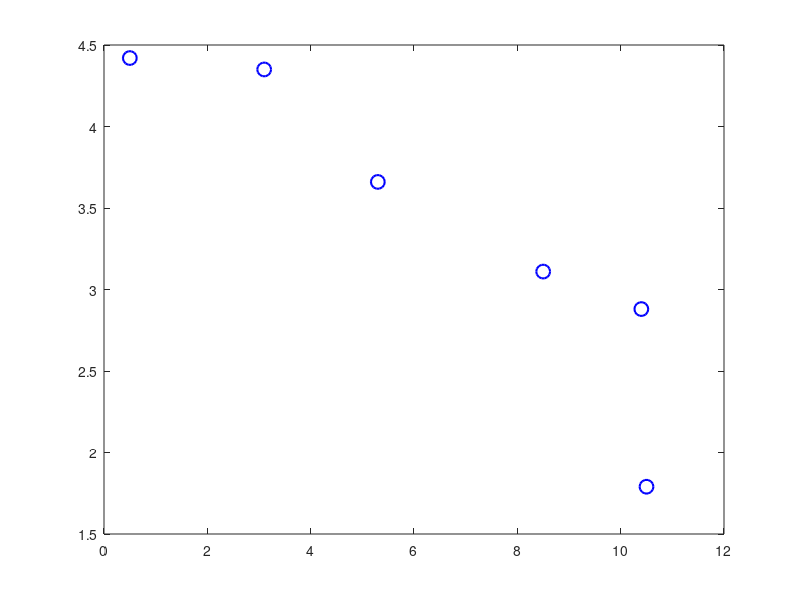

Source code (MATLAB): (Note: this script raises an error after producing the figure.)
% Аналіз залежності вмісту вуглецю від розміру фракцій
% Експеримент №1

% Розміри фракцій (середнє значення для кожного діапазону)
x = [10.5; 10.4; 8.5; 5.3; 3.1; 0.5];  % приблизні середні значення діапазонів

% Значення вмісту вуглецю для експерименту №1
C = [1.79; 2.88; 3.11; 3.66; 4.35; 4.42];

% Створюємо фігуру для графіка
figure('Position', [100 100 800 600]);

% Будуємо експериментальні точки
plot(x, C, 'bo', 'MarkerSize', 10, 'LineWidth', 1.5, 'DisplayName', 'Експериментальні дані')
hold on

% Створюємо точки для побудови графіків
x_fit = linspace(min(x), max(x), 100);

% Знаходимо коефіцієнти для різних типів апроксимації
p1 = polyfit(x, C, 1);  % лінійна
p2 = polyfit(x, C, 2);  % квадратична
p3 = polyfit(x, C, 3);  % кубічна
p4 = polyfit(x, C, 4);  % 4-го ступеню

% Додаткові типи апроксимації
fo_exp = fitoptions('exp1');
fo_exp.StartPoint = [3.0 -0.1];  % Початкові значення для a*exp(b*x)

fo_log = fitoptions('Method', 'NonlinearLeastSquares');
fo_log.StartPoint = [-0.5 4];  % Початкові значення для a*log(x)+b

fo_pow = fitoptions('power1');
fo_pow.StartPoint = [3.0 -0.1];  % Початкові значення для a*x^b

f_exp = fit(x, C, 'exp1', fo_exp);
f_log = fit(x, C, 'a*log(x)+b', fo_log);
f_pow = fit(x, C, 'power1', fo_pow);

% Будуємо криві апроксимації
plot(x_fit, polyval(p1, x_fit), 'k--', 'LineWidth', 1.5, 'DisplayName', 'Лінійна')
plot(x_fit, polyval(p2, x_fit), 'm-.', 'LineWidth', 1.5, 'DisplayName', 'Квадратична')
plot(x_fit, polyval(p3, x_fit), 'c-', 'LineWidth', 1.5, 'DisplayName', 'Кубічна')
plot(x_fit, polyval(p4, x_fit), 'y-', 'LineWidth', 1.5, 'DisplayName', '4-го ступеню')
plot(x_fit, f_exp(x_fit), '--', 'Color', [0.5 0 0.5], 'LineWidth', 1.5, 'DisplayName', 'Експоненціальна')
plot(x_fit, f_log(x_fit), '-.', 'Color', [0 0.5 0], 'LineWidth', 1.5, 'DisplayName', 'Логарифмічна')
plot(x_fit, f_pow(x_fit), ':', 'Color', [0.8 0.4 0], 'LineWidth', 1.5, 'DisplayName', 'Степенева')

% Налаштування графіка
title('Залежність вмісту вуглецю від розміру фракції (Експеримент №1)', 'FontSize', 14)
xlabel('Розмір фракції, мм', 'FontSize', 12)
ylabel('Вміст вуглецю, %', 'FontSize', 12)
grid on
legend('Location', 'best', 'FontSize', 10)
grid minor

% Виводимо рівняння
fprintf('\nРівняння залежності вмісту вуглецю (Експеримент №1):\n')
fprintf('1. Поліноміальні апроксимації:\n')
fprintf('Лінійне: C = %.4fx + %.4f\n', p1(1), p1(2))
fprintf('Квадратичне: C = %.4fx^2 + %.4fx + %.4f\n', p2(1), p2(2), p2(3))
fprintf('Кубічне: C = %.4fx^3 + %.4fx^2 + %.4fx + %.4f\n', p3(1), p3(2), p3(3), p3(4))
fprintf('4-го ступеню: C = %.4fx^4 + %.4fx^3 + %.4fx^2 + %.4fx + %.4f\n', p4(1), p4(2), p4(3), p4(4), p4(5))

fprintf('\n2. Додаткові типи апроксимації:\n')
fprintf('Експоненціальна: C = %.4f * exp(%.4fx)\n', f_exp.a, f_exp.b)
fprintf('Логарифмічна: C = %.4f * log(x) + %.4f\n', f_log.a, f_log.b)
fprintf('Степенева: C = %.4f * x^(%.4f)\n', f_pow.a, f_pow.b)

% Розрахунок R^2
y_mean = mean(C);
SS_tot = sum((C - y_mean).^2);

y_pred_1 = polyval(p1, x);
y_pred_2 = polyval(p2, x);
y_pred_3 = polyval(p3, x);
y_pred_4 = polyval(p4, x);
y_pred_exp = f_exp(x);
y_pred_log = f_log(x);
y_pred_pow = f_pow(x);

R2_1 = 1 - sum((C - y_pred_1).^2)/SS_tot;
R2_2 = 1 - sum((C - y_pred_2).^2)/SS_tot;
R2_3 = 1 - sum((C - y_pred_3).^2)/SS_tot;
R2_4 = 1 - sum((C - y_pred_4).^2)/SS_tot;
R2_exp = 1 - sum((C - y_pred_exp).^2)/SS_tot;
R2_log = 1 - sum((C - y_pred_log).^2)/SS_tot;
R2_pow = 1 - sum((C - y_pred_pow).^2)/SS_tot;

fprintf('\nКоефіцієнти детермінації (R^2):\n')
fprintf('1. Для поліноміальних апроксимацій:\n')
fprintf('Лінійна: %.4f\n', R2_1)
fprintf('Квадратична: %.4f\n', R2_2)
fprintf('Кубічна: %.4f\n', R2_3)
fprintf('4-го ступеню: %.4f\n', R2_4)

fprintf('\n2. Для додаткових типів апроксимації:\n')
fprintf('Експоненціальна: %.4f\n', R2_exp)
fprintf('Логарифмічна: %.4f\n', R2_log)
fprintf('Степенева: %.4f\n', R2_pow)

% Зберігаємо графік
savefig('carbon_analysis_exp1.fig')
print('carbon_analysis_exp1', '-dpng', '-r300')
